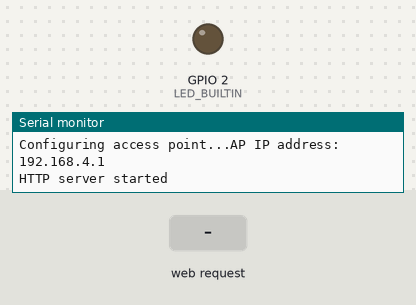
Bench run of a sketch on a simulated ESP8266 (Wemos D1 mini). Parts: output pins drawn as LEDs (lit = HIGH, except the on-board LED, lit = LOW), the last lines printed to the serial monitor. Inputs (shaded band) come from the test bench.

Above: at 2.2 s.
2.3 s: HTTP request GET / received
At 2.7 s:
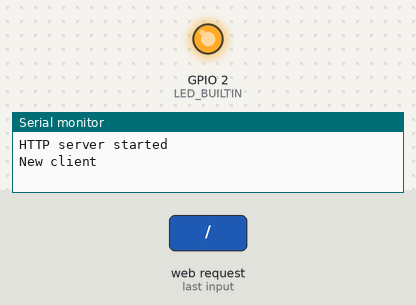
Timing chart, 0 to 5.3 s (numbered marks = the images above; inputs shaded):
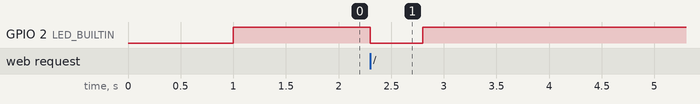

Measured:
- after the input at 2.3 s, GPIO 2 (LED_BUILTIN): HIGH → LOW at once, → HIGH 0.50 s later

The sketch:

WebServer.ino
```cpp
// (licence header left out)
/* Create a WiFi access point and provide a web server on it. */

#include <ESP8266WiFi.h>
#include <WiFiClient.h>
#include <ESP8266WebServer.h>

/* Set these to your desired credentials. */
const char *ssid = "HackerSpace";
const char *password = "123456789";

ESP8266WebServer server(80);

/* Just a little test message.  Go to http://192.168.4.1 in a web browser
* connected to this access point to see it.
*/

void blink()
{
	digitalWrite(LED_BUILTIN, LOW);
	delay(500);
	digitalWrite(LED_BUILTIN, HIGH);
}

void handleRoot() {
	Serial.println("New client");
	server.send(200, "text/html", "<h1>You are connected</h1>");
	blink();
}

void setup() {
	delay(1000);
	pinMode(LED_BUILTIN, OUTPUT);
	digitalWrite(LED_BUILTIN, HIGH);
	Serial.begin(115200);
	Serial.println();
	Serial.print("Configuring access point...");
	/* You can remove the password parameter if you want the AP to be open. */
	WiFi.mode(WIFI_AP);
	WiFi.softAP(ssid, password);

	IPAddress myIP = WiFi.softAPIP();
	Serial.print("AP IP address: ");
	Serial.println(myIP);
	server.on("/", handleRoot);
	server.begin();
	Serial.println("HTTP server started");
}

void loop() {
	server.handleClient();
}
```
